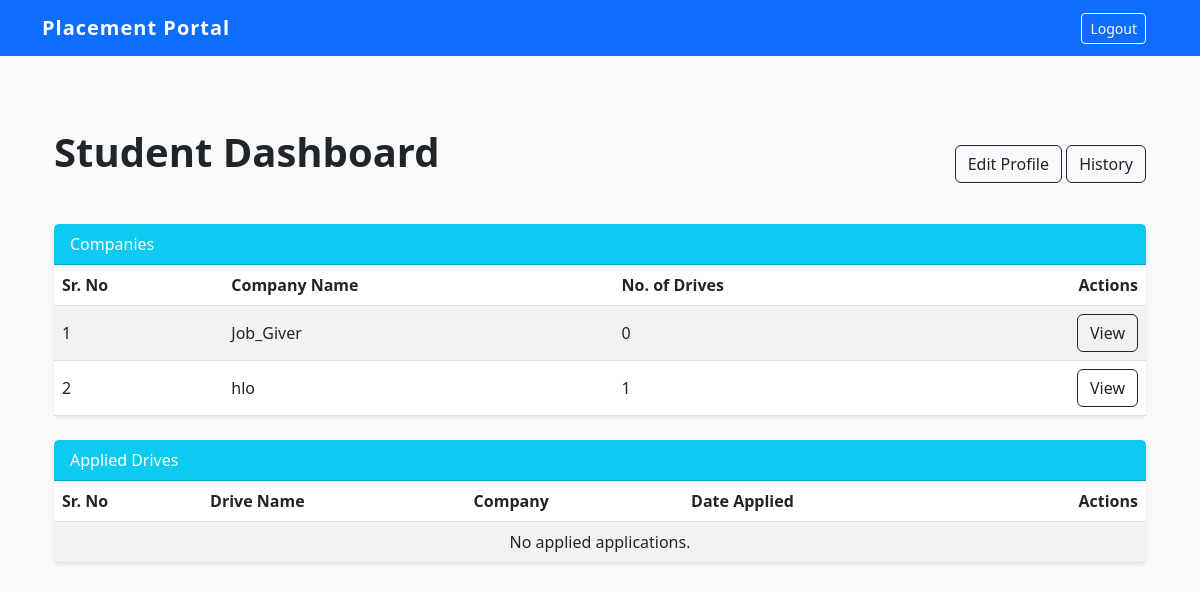
Before: /student_dashboard (signed in) with the older database file.
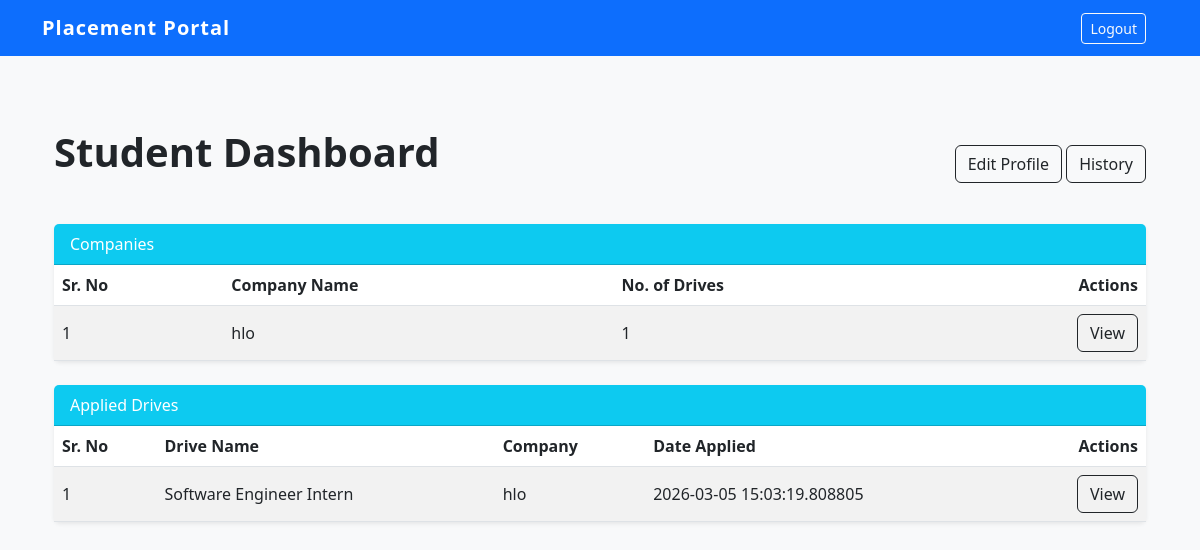
After: the same page with the newer database file.
### models.py (models this page shows)
class Company(db.Model):
    id = db.Column(db.Integer, primary_key=True)
    name = db.Column(db.String(100), unique=True, nullable=False)
    email = db.Column(db.String(100), unique=True, nullable=False)
    password = db.Column(db.String(50), unique=True, nullable=False)
    website = db.Column(db.String(100))
    hr_contact = db.Column(db.String(15))
    description = db.Column(db.Text)
    status = db.Column(db.String(20), default='Pending')
    is_active = db.Column(db.Boolean, default=True)
    drives = db.relationship('PlacementDrive', backref='company', lazy=True, cascade="all, delete-orphan")

class Application(db.Model):
    id = db.Column(db.Integer, primary_key=True)
    student_id = db.Column(db.Integer, db.ForeignKey('student.id'), nullable=False)
    drive_id = db.Column(db.Integer, db.ForeignKey('placement_drive.id'), nullable=False)
    status = db.Column(db.String(20), default='Applied')
    date_applied = db.Column(db.DateTime, default=datetime.now(timezone.utc))
    is_active = db.Column(db.Boolean, default=True)

class PlacementDrive(db.Model):
    id = db.Column(db.Integer, primary_key=True)
    job_title = db.Column(db.String(100), nullable=False)
    description = db.Column(db.Text)
    eligibility= db.Column(db.Text)
    deadline = db.Column(db.String(20))
    status = db.Column(db.String(20), default='Pending')
    is_active = db.Column(db.Boolean, default=True)
    company_id = db.Column(db.Integer, db.ForeignKey('company.id'), nullable=False)
    applications = db.relationship('Application', backref='drive', lazy=True, cascade="all, delete-orphan")

### app.py (the view)
@app.route('/student_dashboard')
def student_dashboard():
    if session.get('role') != 'student':
        return redirect(url_for('login'))
    student = Student.query.get(session.get('user_id'))
    companies = Company.query.filter_by(status = "Approved", is_active = True ).all()
    applications = Application.query.filter_by(student_id=student.id, is_active=True).order_by(Application.date_applied.desc()).all()
    return render_template('student/student_dashboard.html', student=student, companies=companies, applications=applications)

### app.py (called while the page is built)
@app.after_request
def add_header(response):
    response.headers['Cache-Control'] = 'no-store, no-cache, must-revalidate, post-check=0, pre-check=0, max-age=0'
    response.headers['Pragma'] = 'no-cache'
    response.headers['Expires'] = '-1'
    return response

### templates/student/student_dashboard.html
{% extends 'base.html' %}
{% block extra_nav %}
<div class = "container">
    <a href = "{{ url_for('logout') }}" class = "btn btn-outline-light btn-sm">Logout</a>
{% endblock %}
{% block content %}
<div class = "container-fluid py-4">
    <div class="d-flex justify-content-between align-items-center mb-4">
        <h1 class = "fw-bold mb-4">Student Dashboard</h1>
        <div class = "text-end">
            <a href = "{{ url_for('edit_profile_student') }}" class = "btn btn-outline-dark">Edit Profile</a>
            <a href = "{{ url_for('student_history') }}" class = "btn btn-outline-dark">History</a>
        </div>
    </div>
    <div class = "card shadow-sm mb-4">
        <div class = "card-header bg-info text-white">Companies</div>
        <div class = "card-body p-0">
            <div class = "table-responsive">
                <table class = "table table-striped align-middle mb-0">
                    <thead class = "table">
                        <tr>
                            <th>Sr. No</th>
                            <th>Company Name</th>
                            <th>No. of Drives</th>
                            <th class = "text-end">Actions</th>
                        </tr>
                    </thead>
                    <tbody>
                        {% for c in companies %}
                        <tr>
                            <td>{{ loop.index }}</td>
                            <td>{{ c.name }}</td>
                            <td>{{ c.drives|length }}</td>
                            <td class = "text-end">
                                <a href = "{{ url_for('view_company', company_id=c.id) }}" class = "btn btn-outline-dark">View</a>
                            </td>
                        </tr>
                        {% else %}
                        <tr>
                            <td class = "text-center " colspan = 5>No companies registered yet.</td>
                        </tr>
                        {% endfor %}
                    </tbody>
                </table>
            </div>
        </div>
    </div>
    <div class = "card shadow-sm mb-4">
        <div class = "card-header bg-info text-white">Applied Drives</div>
        <div class = "card-body p-0">
            <div class = "table-responsive">
                <table class = "table table-striped align-middle mb-0">
                    <thead class = "table">
                        <tr>
                            <th>Sr. No</th>
                            <th>Drive Name</th>
                            <th>Company</th>
                            <th>Date Applied</th>
                            <th class = "text-end">Actions</th>
                        </tr>
                    </thead>
                    <tbody>
                        {% for a in applications %}
                        <tr>
                            <td>{{ loop.index }}</td>
                            <td>{{ a.drive.job_title }}</td>
                            <td>{{ a.drive.company.name }}</td>
                            <td>{{ a.date_applied }}</td>
                            <td class = "text-end">
                                <a href = "{{ url_for('view_drive', drive_id=a.drive.id) }}" class = "btn btn-outline-dark">View</a>
                            </td>
                        </tr>
                        {% else %}
                        <tr>
                            <td class = "text-center " colspan = 5>No applied applications.</td>
                        </tr>
                        {% endfor %}
                    </tbody>
                </table>
            </div>
        </div>
    </div>
</div>
{% endblock %}

Changed rows visible on the page:
no longer on this page (row edited): Company: name "Job_Giver", drives|length "0"
added Application: drive.job_title "Software Engineer Intern", drive.company.name "hlo", date_applied "2026-03-05 15:03:19.808805"
Other visible differences:
text no longer shown: "No applied applications."
